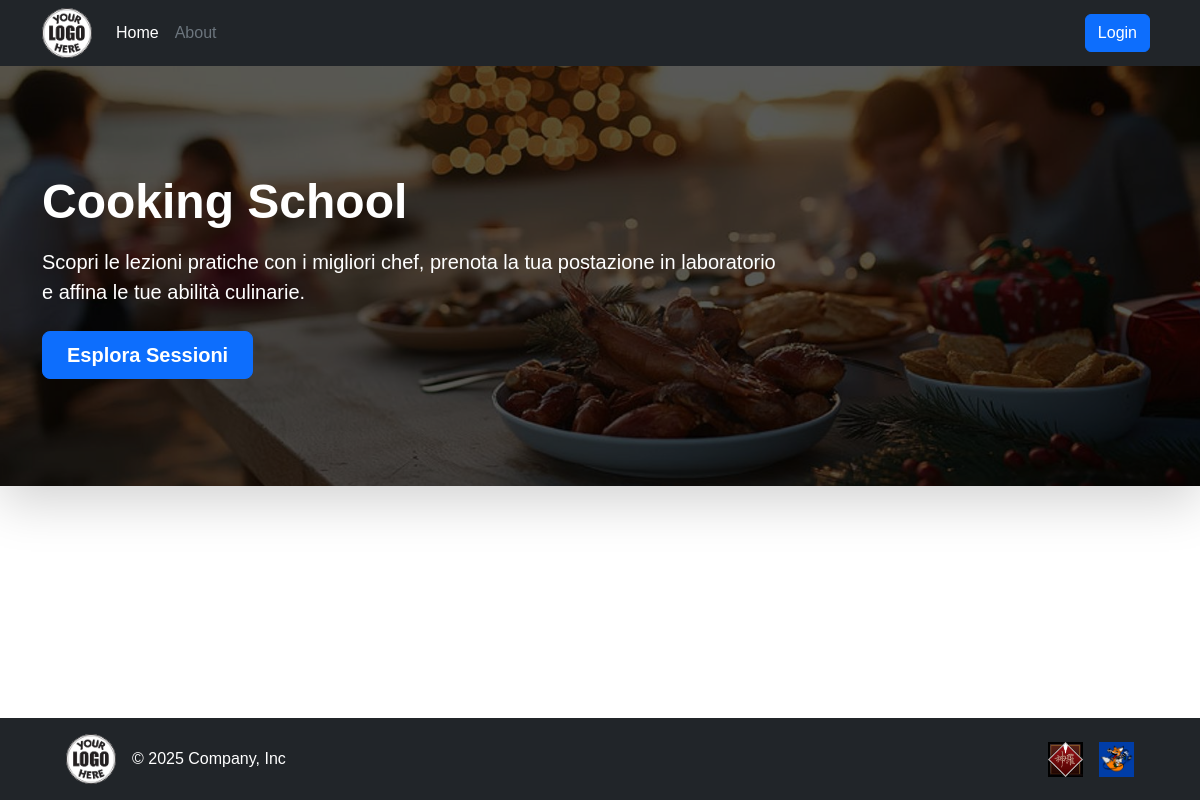
Before: / with the older database file.
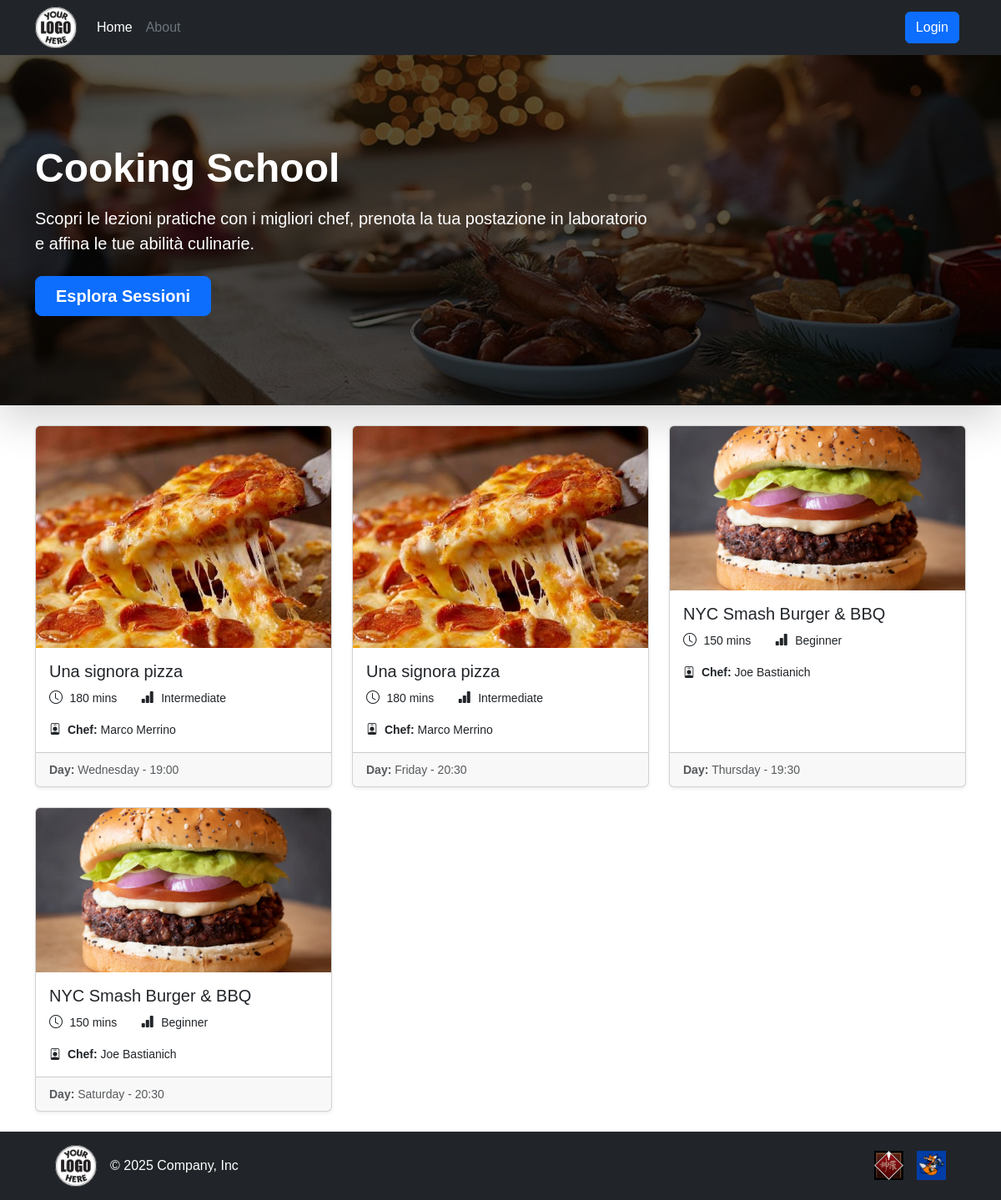
After: the same page with the newer database file.
### tables this page shows
CREATE TABLE "CLASS_SESSION" (
	"id"	INTEGER NOT NULL UNIQUE,
	"max_capacity"	INTEGER NOT NULL,
	"start_time"	TEXT NOT NULL,
	"day_of_week"	TEXT NOT NULL,
	"kitchen"	TEXT NOT NULL,
	"COOKING_CLASS_id"	INTEGER NOT NULL,
	PRIMARY KEY("id" AUTOINCREMENT),
	FOREIGN KEY("COOKING_CLASS_id") REFERENCES "COOKING_CLASS"("id") ON DELETE CASCADE
);

CREATE TABLE "COOKING_CLASS" (
	"id"	INTEGER NOT NULL UNIQUE,
	"cuisine"	TEXT NOT NULL,
	"title"	TEXT NOT NULL,
	"duration"	INTEGER NOT NULL,
	"difficulty"	TEXT NOT NULL CHECK("difficulty" IN ('Beginner', 'Intermediate', 'Advanced')),
	"chef_name"	TEXT NOT NULL,
	"description"	TEXT NOT NULL,
	"dietary_category"	TEXT NOT NULL CHECK("dietary_category" IN ('Standard', 'Vegetarian', 'Vegan', 'Gluten-free')),
	"photo_1"	TEXT NOT NULL,
	"photo_2"	TEXT NOT NULL,
	"photo_3"	TEXT NOT NULL,
	"USER_email"	TEXT NOT NULL,
	PRIMARY KEY("id" AUTOINCREMENT),
	FOREIGN KEY("USER_email") REFERENCES "USER"("email") ON DELETE CASCADE
);

### app.py (the view)
@app.route("/")
def index():
    session_classes = cooking_class_dao.get_all_sessions()
    return render_template("public/index.html", session_classes=session_classes)

### dao/cooking_class_dao.py (called while the page is built)
def get_all_sessions():
    conn = utilities_dao.db_connect()
    cursor = conn.cursor()
    cursor.execute("""
    SELECT *
    FROM CLASS_SESSION
    JOIN COOKING_CLASS ON CLASS_SESSION.COOKING_CLASS_id = COOKING_CLASS.id
    """)
    sessions = cursor.fetchall()
    utilities_dao.close_connection(conn, cursor)
    return sessions

### dao/utilities_dao.py (called while the page is built)
def db_connect():
    conn = sqlite3.connect(DATABASE)
    conn.row_factory = sqlite3.Row
    return conn

def close_connection(conn, cursor):
    conn.commit()
    cursor.close()
    conn.close()

### templates/public/index.html (shortened to what this page needs)
{% extends "base.html" %}
{% block content %}
<section class="hero-section">
    <div class="shadow-lg position-relative overflow-hidden hero-banner">
        <div class="position-absolute top-0 start-0 w-100 h-100 d-flex align-items-center hero-mask">
            <div class="container">
                <div class="text-white col-lg-8">
                    <h1 class="display-5 fw-bold mb-3">Cooking School</h1>
                    <p class="lead mb-4">
                        Scopri le lezioni pratiche con i migliori chef, prenota la tua postazione in laboratorio e
                        affina le tue abilità culinarie.
                    </p>
                    <div class="d-grid gap-2 d-sm-flex">
                        <a href="#sessions-list" class="btn btn-primary btn-lg px-4 gap-3 fw-bold">Esplora Sessioni</a>
                    </div>
                </div>
            </div>
        </div>
    </div>
</section>
<div class="container my-4">
    {% if session_classes %}
    <div class="row g-4">
        {% for session in session_classes %}
        <div class="col-12 col-md-6 col-lg-4">
            <div class="card h-100 shadow-sm">
                <img src="{{ url_for('static', filename='img/classes/' ~ session.photo_1) }}" alt="{{ session.title }}"
                    class="card-img-top">
                <div class="card-body">
                    <h5 class="card-title">
                        <a href="{{ url_for('session_details', session_id=session.id) }}"
                            class="stretched-link text-decoration-none text-dark">
                            {{ session.title }}
                        </a>
                    </h5>
                    <ul class="mb-3 list-inline">
                        <li class="list-inline-item">
                            <i class="bi bi-clock me-1"></i>
                            <span class="small">{{ session.duration }} mins</span>
                        </li>
                        <li class="list-inline-item ms-3">
                            <i class="bi bi-bar-chart-fill me-1"></i>
                            <span class="small">{{ session.difficulty }}</span>
                        </li>
                    </ul>
                    <p class="small mb-0">
                        <i class="bi bi-person-badge me-1"></i>
                        <strong>Chef:</strong> {{ session.chef_name }}
                    </p>
                </div>
                <div class="card-footer">
                    <small class="text-body-secondary"><strong>Day: </strong>{{ session.day_of_week }} - {{
                        session.start_time }}</small>
                </div>
            </div>
        </div>
        {% endfor %}
    </div>
    {% endif %}
</div>
{% endblock %}

### templates/base.html (shortened to what this page needs)
<!DOCTYPE html>
<html lang="en">
<head>
    <link href="https://cdn.jsdelivr.net/npm/bootstrap@5.3.3/dist/css/bootstrap.min.css" rel="stylesheet">
    <link rel="stylesheet" href="https://cdn.jsdelivr.net/npm/bootstrap-icons@1.11.3/font/bootstrap-icons.min.css">
    <link rel="stylesheet" href="{{ url_for('static', filename='css/root.css') }}">
    <link rel="stylesheet" href="{{ url_for('static', filename='css/index.css') }}">
</head>
<body class="d-flex flex-column min-vh-100" style="overflow-x: hidden; font-family: Verdana, Geneva, Tahoma, sans-serif;">
    <header class="sticky-top py-2 text-bg-dark">
        <div class="container">
            <div class="d-flex flex-wrap align-items-center">
                <a href="{{ url_for('index') }}" class="d-flex align-items-center me-3 text-white text-decoration-none">
                    <img class="site-logo rounded-circle" width="50" height="50"
                        src="{{ url_for('static', filename='img/logos/placeholder_logo.jpg') }}"
                        alt="Cooking School logo">
                </a>
                <ul class="nav me-auto mb-2 mb-md-0">
                    <li><a href="{{ url_for('index') }}" class="nav-link px-2 text-white">Home</a></li>
                    <li><a href="#" class="nav-link px-2 text-secondary">About</a></li>
                </ul>
                <div class="col-md-3 text-end">
                    <button type="button" class="btn btn-primary me-2">Login</button>
                </div>
            </div>
        </div>
    </header>
    <main class="flex-grow-1">
        {% block content %}
        {% endblock %}
    </main>
    <footer class="text-bg-dark py-3 mt-auto">
        <div class="container">
            <div class=" d-flex flex-wrap justify-content-between align-items-center">
                <div class="col-md-4 d-flex align-items-center mx-4">
                    <a href="{{ url_for('index') }}"
                        class="d-flex align-items-center me-3 text-white text-decoration-none">
                        <img class="site-logo rounded-circle" width="50" height="50"
                            src="{{ url_for('static', filename='img/logos/placeholder_logo.jpg') }}" alt="">
                    </a>
                    <span class="text-body-primary">© 2025 Company, Inc</span>
                </div>
                <ul class="nav col-md-4 justify-content-end list-unstyled d-flex mx-4">
                    <li class="ms-3">
                        <a class="text-body-secondary" href="#" aria-label="Shinra Inc">
                            <img src="{{ url_for('static', filename='img/logos/shinra_logo.jpg') }}" alt="Shinra Inc"
                                width="35" height="35">
                        </a>
                    </li>
                    <li class="ms-3">
                        <a class="text-body-secondary" href="#" aria-label="Fox Hound">
                            <img src="{{ url_for('static', filename='img/logos/fox_hound_logo.jpg') }}" alt="Fox Hound"
                                width="35" height="35">
                        </a>
                    </li>
                </ul>
            </div>
        </div>
    </footer>
</body>
</html>

### static/css/index.css (style rules this page uses)
.hero-banner { background-image: url('../img/home/hero.jpg'); background-size: cover; background-position: center; min-height: 420px; }
.hero-mask { background-color: rgba(0, 0, 0, 0.65); }

Changed rows visible on the page:
added CLASS_SESSION: photo_1 (picture), title "Una signora pizza", duration "180", difficulty "Intermediate", chef_name "Marco Merrino", day_of_week "Wednesday", start_time "19:00"
added CLASS_SESSION: photo_1 (picture), title "Una signora pizza", duration "180", difficulty "Intermediate", chef_name "Marco Merrino", day_of_week "Friday", start_time "20:30"
added CLASS_SESSION: photo_1 (picture), title "NYC Smash Burger & BBQ", duration "150", difficulty "Beginner", chef_name "Joe Bastianich", day_of_week "Thursday", start_time "19:30"
added CLASS_SESSION: photo_1 (picture), title "NYC Smash Burger & BBQ", duration "150", difficulty "Beginner", chef_name "Joe Bastianich", day_of_week "Saturday", start_time "20:30"
